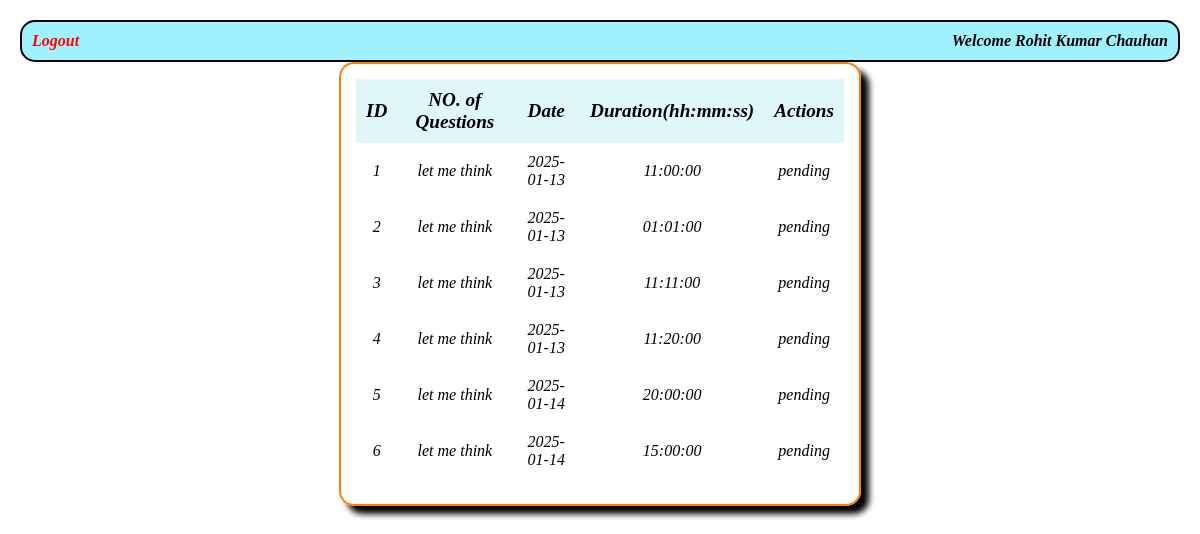
Page /user/dashboard/1 on the earlier database version.
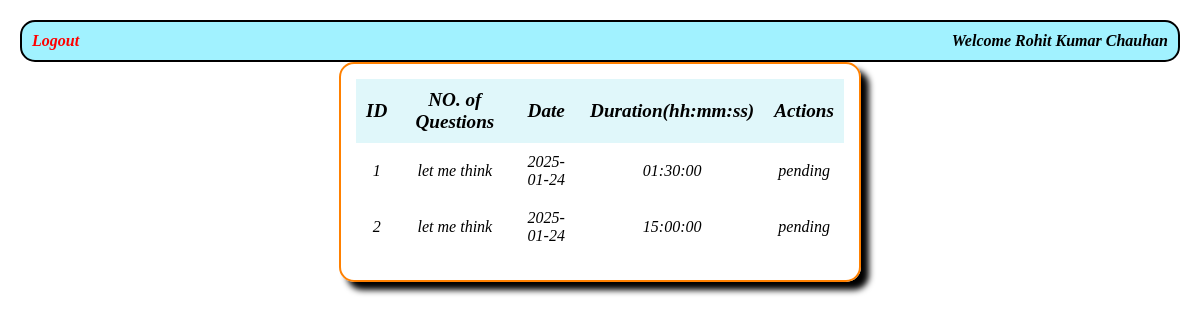
Same page on the later database version.
### models.py (models this page shows)
class user(db.Model):
    __tablename__ = 'user'
    id = db.Column(db.Integer , primary_key = True)
    username = db.Column(db.String , unique =True , nullable = False)
    password = db.Column(db.String , nullable = False)
    uname = db.Column(db.String , nullable = False)
    qualification = db.Column(db.String , nullable = False)
    dob = db.Column(db.Date , nullable=False)
    scores = db.relationship("scores" , backref = "user")

class quiz(db.Model):
    __tablename__ = "quiz"
    id = db.Column(db.Integer , primary_key = True)
    name = db.Column(db.String , unique = True)
    chapter_id = db.Column( db.ForeignKey("chapter.id" , ondelete = "CASCADE" ) , nullable = False)
    doq = db.Column(db.Date , nullable = False)
    time = db.Column(db.Time , nullable = False) #(hh:mm)
    remarks = db.Column(db.String , nullable = True)
    questions = db.relationship('questions' , backref = 'quiz' , cascade="all, delete-orphan")
    score = db.relationship('scores' , backref = "quiz" , cascade="all, delete-orphan")

### app.py (the view)
@app.route("/user/dashboard/<int:user_id>" , methods = ["GET"])
def userdash(user_id):
    current_user = user.query.get(user_id)
    quizzes = quiz.query.all()
    return render_template("userdash.html" , name = current_user.uname , quizzes = quizzes)

### templates/userdash.html (shortened to what this page needs)
<!DOCTYPE html>
<html lang="en">
  <head>
    <link rel="stylesheet" href="/static/adminstyle.css" />
  </head>
  <body>
    <div class="header">
      <a href="/" class="logout"> Logout</a>
      <div>Welcome {{name}}</div>
    </div>
    <div style="align-content: center">
      <div class="subject-card" style="margin: auto">
        <table>
          <tr>
            <th>ID</th>
            <th>NO. of Questions</th>
            <th>Date</th>
            <th>Duration(hh:mm:ss)</th>
            <th>Actions</th>
          </tr>
          {%for quiz in quizzes%}
          <tr>
            <td>{{quiz.id}}</td>
            <td>let me think</td>
            <td>{{quiz.doq}}</td>
            <td>{{quiz.time}}</td>
            <td>pending</td>
          </tr>
          {%endfor%}
        </table>
      </div>
    </div>
  </body>
</html>

### static/adminstyle.css (style rules this page uses)
body { font-style: italic; margin: 20px; }
.header { border: 2px solid black; font-weight: bold; padding: 10px; display: flex; justify-content: space-between; border-radius: 15px; background-color: #a1f2ff; }
.header a { text-decoration: none; color: blue; font-weight: bold; }
.header a.logout { color: red; }
.subject-card { box-shadow: 8px 8px 6px; border: 2px solid rgb(255, 128, 0); border-radius: 15px; padding: 15px; width: 45%; background-color: #f9f9f900; box-sizing: border-box; }
.subject-card table { width: 100%; border-collapse: separate; border-spacing: 0; margin-bottom: 10px; }
.subject-card th, .subject-card td { border: 0px solid rgb(251, 0, 255); padding: 10px; text-align: center; }
.subject-card th { background-color: #e0f7fa; text-align: center; font-size: 1.2em; }

Differences in the rows shown:
removed quiz: id "3", doq "2025-01-13", time "11:11:00"
removed quiz: id "4", doq "2025-01-13", time "11:20:00"
removed quiz: id "5", doq "2025-01-14", time "20:00:00"
removed quiz: id "6", doq "2025-01-14", time "15:00:00"
changed quiz id 1: doq "2025-01-13" → "2025-01-24"; time "11:00:00" → "01:30:00"
changed quiz id 2: doq "2025-01-13" → "2025-01-24"; time "01:01:00" → "15:00:00"
